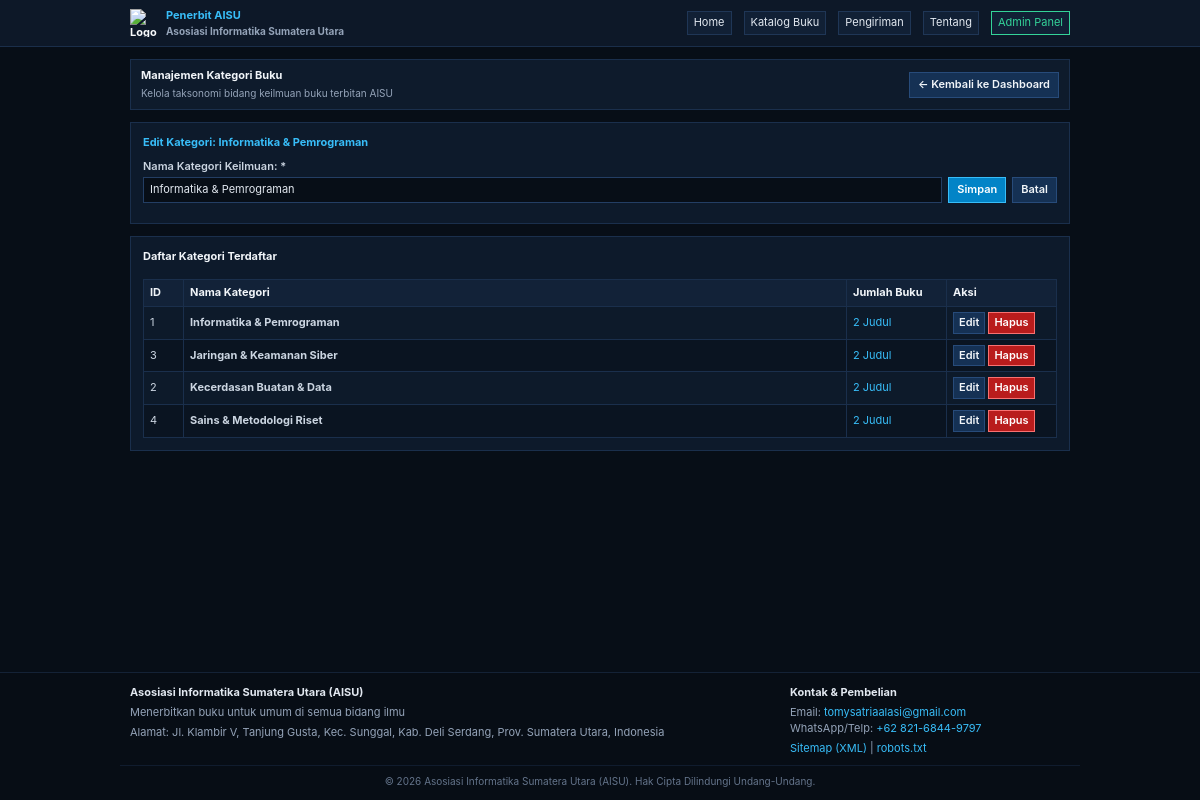
/admin/kategori.php?act=edit&id=1 (signed in), run on the app's committed database.
### tables this page shows
CREATE TABLE `kategori` (
  `id` INT AUTO_INCREMENT PRIMARY KEY,
  `nama` VARCHAR(100) NOT NULL
);

### admin/kategori.php (the view, shortened to what this page needs)
<?php
require_once __DIR__ . '/../config.php';
$db = db();
$act = $_GET['act'] ?? 'list';
$id = isset($_GET['id']) ? (int)$_GET['id'] : 0;
$edit_data = null;
if ($act === 'edit' && $id > 0) {
    $st = $db->prepare("SELECT * FROM kategori WHERE id = :id");
    $st->execute([':id' => $id]);
    $edit_data = $st->fetch();
}
$list = $db->query("
    SELECT k.*, COUNT(b.id) AS total_buku
    FROM kategori k
    LEFT JOIN buku b ON b.kategori_id = k.id
    GROUP BY k.id
    ORDER BY k.nama ASC
")->fetchAll();
?>
<div class="page-title-box" style="display:flex;justify-content:space-between;align-items:center;flex-wrap:wrap;gap:6px;">
  <div>
    <h1 class="page-title">Manajemen Kategori Buku</h1>
    <div class="page-subtitle">Kelola taksonomi bidang keilmuan buku terbitan AISU</div>
  </div>
  <a href="<?= base_url('admin/index.php') ?>" class="btn">&larr; Kembali ke Dashboard</a>
</div>
<div style="display:grid;grid-template-columns:1fr;gap:12px;">
  <div style="background:#0d1a2b;border:1px solid #1a2f4c;padding:12px;">
    <h2 style="color:#38bdf8;font-size:11px;font-weight:bold;margin-bottom:8px;">
      <?= $edit_data ? 'Edit Kategori: ' . sanitize($edit_data['nama']) : '+ Tambah Kategori Baru' ?>
    </h2>
    <form method="POST" action="">
      <div class="form-group">
        <label>Nama Kategori Keilmuan: *</label>
        <div style="display:flex;gap:6px;">
          <input type="text" name="nama" class="form-control" value="<?= sanitize($edit_data['nama'] ?? '') ?>" required placeholder="Contoh: Rekayasa Komputasi & Grafika">
          <button type="submit" class="btn btn-primary" style="white-space:nowrap;"><?= $edit_data ? 'Simpan' : '+ Tambah' ?></button>
          <?php if ($edit_data): ?>
            <a href="<?= base_url('admin/kategori.php') ?>" class="btn">Batal</a>
          <?php endif; ?>
        </div>
      </div>
    </form>
  </div>
  <div style="background:#0d1a2b;border:1px solid #1a2f4c;padding:12px;">
    <h2 style="color:#f1f5f9;font-size:11px;font-weight:bold;margin-bottom:6px;">Daftar Kategori Terdaftar</h2>
    <?php if (empty($list)): ?>
      <p style="color:#94a3b8;padding:8px;text-align:center;">Belum ada kategori terdaftar.</p>
    <?php else: ?>
      <div style="overflow-x:auto;">
        <table class="table-data">
          <thead>
            <tr>
              <th style="width:40px;">ID</th>
              <th>Nama Kategori</th>
              <th style="width:100px;">Jumlah Buku</th>
              <th style="width:110px;">Aksi</th>
            </tr>
          </thead>
          <tbody>
            <?php foreach ($list as $item): ?>
              <tr>
                <td><?= $item['id'] ?></td>
                <td><strong><?= sanitize($item['nama']) ?></strong></td>
                <td><span style="color:#38bdf8;"><?= (int)$item['total_buku'] ?> Judul</span></td>
                <td>
                  <a href="<?= base_url('admin/kategori.php?act=edit&id=' . $item['id']) ?>" class="btn" style="padding:2px 5px;">Edit</a>
                  <a href="<?= base_url('admin/kategori.php?act=hapus&id=' . $item['id']) ?>" class="btn btn-danger" style="padding:2px 5px;" onclick="return confirm('Hapus kategori ini?')">Hapus</a>
                </td>
              </tr>
            <?php endforeach; ?>
          </tbody>
        </table>
      </div>
    <?php endif; ?>
  </div>
</div>

### assets/style.css (style rules this page uses)
* { margin: 0; padding: 0; box-sizing: border-box; font-family: -apple-system, BlinkMacSystemFont, "Segoe UI", Roboto, Oxygen, Ubuntu, Cantarell, "Helvetica Neue", Arial, sans-serif; font-size: 11px; line-height: 1.45; -webkit-text-size-adjust: 100%; }
body { background-color: #070e17; color: #cbd5e1; min-height: 100vh; display: flex; flex-direction: column; }
a { color: #38bdf8; text-decoration: none; }
.page-title-box { background-color: #0e1b2c; border: 1px solid #1a2f4c; padding: 8px 10px; margin-bottom: 12px; }
.page-title { color: #f1f5f9; font-weight: 700; }
.page-subtitle { color: #94a3b8; font-size: 10px; margin-top: 2px; }
.filter-bar input[type="text"], .filter-bar select, .form-control { background-color: #070e17; color: #e2e8f0; border: 1px solid #233e64; padding: 4px 6px; width: 100%; }
.btn { display: inline-block; padding: 4px 8px; background-color: #153154; color: #f1f5f9; border: 1px solid #274b7a; cursor: pointer; text-align: center; font-weight: 600; text-decoration: none; }
.btn-primary { background-color: #0284c7; border-color: #38bdf8; color: #ffffff; }
.btn-danger { background-color: #b91c1c; border-color: #f87171; color: #ffffff; }
.table-data { width: 100%; border-collapse: collapse; margin-top: 8px; background-color: #0d1a2a; }
.table-data th, .table-data td { padding: 5px 6px; border: 1px solid #1a2f4c; text-align: left; }
.table-data th { background-color: #122238; color: #f1f5f9; font-weight: bold; }
.table-data tr:nth-child(even) { background-color: #0a1421; }
.form-group { margin-bottom: 8px; }
.form-group label { display: block; margin-bottom: 2px; color: #cbd5e1; font-weight: 600; }

### data on the page
kategori: nama "Informatika & Pemrograman", id "1", total_buku "2"
kategori: id "3", nama "Jaringan & Keamanan Siber", total_buku "2"
kategori: id "2", nama "Kecerdasan Buatan & Data", total_buku "2"
kategori: id "4", nama "Sains & Metodologi Riset", total_buku "2"

### other printed values
PUBLISHER_SHORT "Penerbit AISU"
PUBLISHER_NAME "Asosiasi Informatika Sumatera Utara (AISU)"
PUBLISHER_FOCUS "Menerbitkan buku untuk umum di semua bidang ilmu"
PUBLISHER_ADDRESS "Jl. Klambir V, Tanjung Gusta, Kec. Sunggal, Kab. Deli Serdang, Prov. Sumatera Utara, Indonesia"
PUBLISHER_EMAIL "tomysatriaalasi@gmail.com"
PUBLISHER_PHONE "+62 821-6844-9797"
